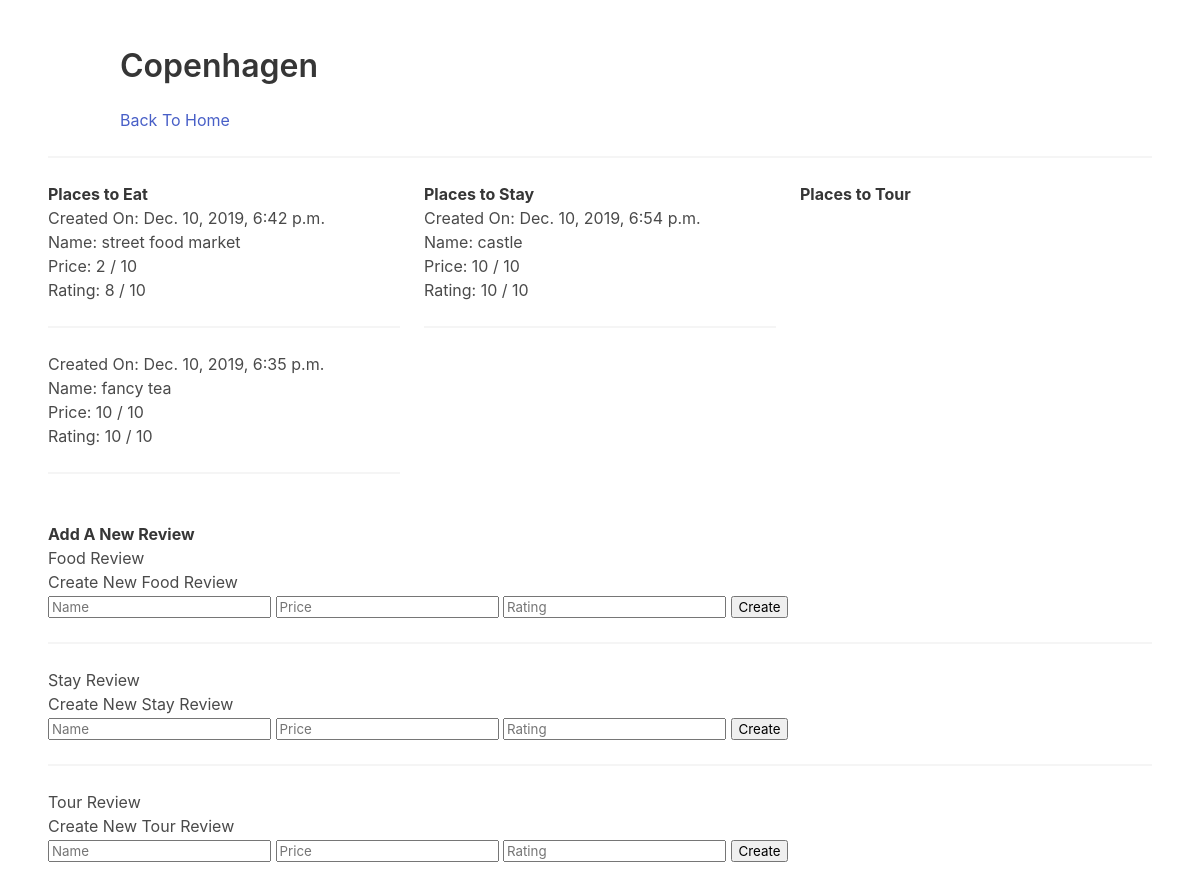
The app's page /place/Copenhagen with its own data.
### core/models.py (models this page shows, shortened)
class Place(models.Model):
    name = models.CharField(max_length=140)
    urlName = models.CharField(max_length=140, blank=True, null=True)

class FoodReview(models.Model):
    author = models.ForeignKey(User, on_delete=models.DO_NOTHING)
    body = models.CharField(max_length=140)
    created_at = models.DateTimeField(auto_now=True)
    num_likes = models.IntegerField(default=0)
    price = models.IntegerField(default = 0)
    rating = models.IntegerField(default = 0)
    place = models.ForeignKey(Place, on_delete=models.CASCADE, blank=True, null=True)

class StayReview(models.Model):
    author = models.ForeignKey(User, on_delete=models.DO_NOTHING)
    body = models.CharField(max_length=140)
    created_at = models.DateTimeField(auto_now=True)
    num_likes = models.IntegerField(default=0)
    price = models.IntegerField(default = 0)
    rating = models.IntegerField(default = 0)
    place = models.ForeignKey(Place, on_delete=models.CASCADE, blank=True, null=True)

### core/views.py (the view)
# urls.py: path('place/<str:urlName>', place, name='place'),
def place(request, urlName):
    if request.method == "POST":
        body = request.POST["name"]
        price = request.POST["price"]
        rating = request.POST["rating"]
        p = Place.objects.get(urlName=urlName)
        if 'food' in request.POST:
            f = FoodReview.objects.create(author=request.user, body=body, num_likes=0, price=price, rating=rating, place=p)
        elif 'stay' in request.POST:
            s = StayReview.objects.create(author=request.user, body=body, num_likes=0, price=price, rating=rating, place=p)
        elif 'tour' in request.POST:
            t = TourReview.objects.create(author=request.user, body=body, num_likes=0, price=price, rating=rating, place=p)
        return redirect(request.META['HTTP_REFERER'])
    else:
        place = Place.objects.get(urlName=urlName)
        foodRev = FoodReview.objects.filter(place=place)
        stayRev = StayReview.objects.filter(place=place)
        tourRev = TourReview.objects.filter(place=place)
        return render(request, "place.html", {"place": place, "foodRev": foodRev, "stayRev" : stayRev, "tourRev": tourRev})

### core/templates/place.html (shortened to what this page needs)
<!DOCTYPE html>
<html>
  <head>
    <link rel="stylesheet" href="https://cdn.jsdelivr.net/npm/bulma@0.8.0/css/bulma.min.css">
  </head>
  <body>
  <section class="section">
    <div class="container">
      <h1 class="title">
        {{place.name}}
      </h1>
      <a href="/">Back To Home</a>
    </div>
    <hr>
    <div class="columns">
                <div class="column">
                                <strong> Places to Eat </strong>
                                {% for f in foodRev %}
                                        <p> Created On: {{f.created_at}}</p>
                                        <p> Name: {{f.body}} </p>
                                       <p> Price: {{f.price}} / 10</p>
                                       <p> Rating: {{f.rating}} / 10</p>
                                        <hr>
                                {% endfor %}
                </div>
                <div class="column">
                                <strong> Places to Stay </strong>
                                {% for s in stayRev %}
                                        <p> Created On: {{s.created_at}}</p>
                                        <p> Name: {{s.body}} </p>
                                       <p> Price: {{s.price}} / 10</p>
                                       <p> Rating: {{s.rating}} / 10</p>
                                        <hr>
                                {% endfor %}
                </div>
                <div class="column">
                                <strong> Places to Tour </strong>
                </div>
              </div>
<strong>Add A New Review</strong>
<h5> Food Review </h5>
<form method="POST" action={{place.urlName}}>
    <p>Create New Food Review</p>
    <input name="name" placeholder="Name" />
    <input name="price" placeholder="Price" />
    <input name="rating" placeholder="Rating" />
    <input type="submit" name="food" value="Create"/>
</form>
<hr>
<h5> Stay Review </h5>
<form method="POST" action={{place.urlName}}>
    <p>Create New Stay Review</p>
    <input name="name" placeholder="Name" />
    <input name="price" placeholder="Price" />
    <input name="rating" placeholder="Rating" />
    <input type="submit" name="stay" value="Create"/>
</form>
<hr>
<h5> Tour Review </h5>
<form method="POST" action={{place.urlName}}>
    <p>Create New Tour Review</p>
    <input name="name" placeholder="Name" />
    <input name="price" placeholder="Price" />
    <input name="rating" placeholder="Rating" />
    <input type="submit" name="tour" value="Create"/>
</form>
  </section>
  </body>
</html>

### records on screen
Place: name "Copenhagen"
FoodReview: created_at "Dec. 10, 2019, 6:42 p.m.", body "street food market", price "2", rating "8"
FoodReview: created_at "Dec. 10, 2019, 6:35 p.m.", body "fancy tea", price "10", rating "10"
StayReview: created_at "Dec. 10, 2019, 6:54 p.m.", body "castle", price "10", rating "10"
